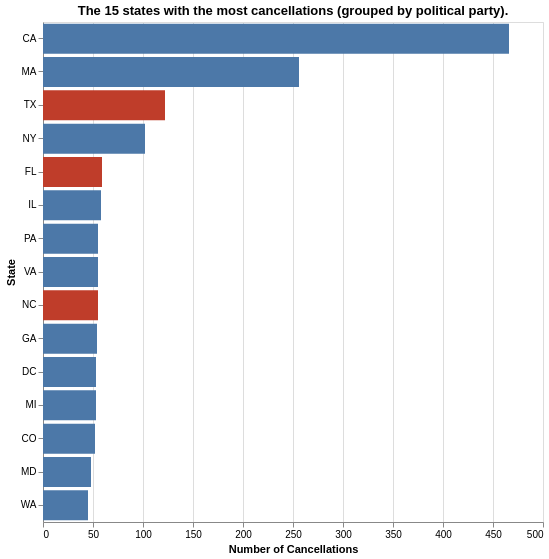

The code cell stored with this chart in its notebook:
### Markdown cell above
### Bar chart based on the political affiliation

### Code cell
top_15_cancellations_filtered = cancellations_filtered.sort_values(by='Cancellations', ascending=False).head(15).copy()

bar_chart_political = alt.Chart(top_15_cancellations_filtered).mark_bar().encode(
    x=alt.X('Cancellations:Q', title='Number of Cancellations'),
    y=alt.Y('State:N',
            title='State',
            sort='-x'
           ),

    color=alt.Color('Party:N',
                    title='Political Party',
                    scale=alt.Scale(domain=['Republican', 'Democrat'],
                                    range=['#bf3d2a', '#4c78a8']),
                    legend = None
                   ),

    tooltip=[
        alt.Tooltip('State:N'),
        alt.Tooltip('Party:N'),
        alt.Tooltip('Cancellations:Q', format=','),
        alt.Tooltip('Percentage Label:N', title='Total % of Cancellations')
    ]
).properties(
    title='The 15 states with the most cancellations (grouped by political party).',
    width=500,
    height=500
)

bar_chart_political

### Figure 1 — Vega-Lite specification as saved in the notebook (floating-point values rounded to 4 significant figures)
{"config": {"view": {"continuousWidth": 300, "continuousHeight": 300}}, "data": {"name": "data-0539daabf227e4badc66a5c8a625bb83"}, "mark": {"type": "bar"}, "encoding": {"color": {"field": "Party", "legend": null, "scale": {"domain": ["Republican", "Democrat"], "range": ["#bf3d2a", "#4c78a8"]}, "title": "Political Party", "type": "nominal"}, "tooltip": [{"field": "State", "type": "nominal"}, {"field": "Party", "type": "nominal"}, {"field": "Cancellations", "format": ",", "type": "quantitative"}, {"field": "Percentage Label", "title": "Total % of Cancellations", "type": "nominal"}], "x": {"field": "Cancellations", "title": "Number of Cancellations", "type": "quantitative"}, "y": {"field": "State", "sort": "-x", "title": "State", "type": "nominal"}}, "height": 500, "title": "The 15 states with the most cancellations (grouped by political party).", "width": 500, "$schema": "https://vega.github.io/schema/vega-lite/v5.20.1.json", "datasets": {"data-0539daabf227e4badc66a5c8a625bb83": [{"State": "CA", "Cancellations": 466, "id": 6, "Party": "Democrat"}, {"State": "MA", "Cancellations": 256, "id": 25, "Party": "Democrat"}, {"State": "TX", "Cancellations": 122, "id": 48, "Party": "Republican"}, {"State": "NY", "Cancellations": 102, "id": 36, "Party": "Democrat"}, {"State": "FL", "Cancellations": 59, "id": 12, "Party": "Republican"}, {"State": "IL", "Cancellations": 58, "id": 17, "Party": "Democrat"}, {"State": "PA", "Cancellations": 55, "id": 42, "Party": "Democrat"}, {"State": "VA", "Cancellations": 55, "id": 51, "Party": "Democrat"}, {"State": "NC", "Cancellations": 55, "id": 37, "Party": "Republican"}, {"State": "GA", "Cancellations": 54, "id": 13, "Party": "Democrat"}, {"State": "DC", "Cancellations": 53, "id": 11, "Party": "Democrat"}, {"State": "MI", "Cancellations": 53, "id": 26, "Party": "Democrat"}, {"State": "CO", "Cancellations": 52, "id": 8, "Party": "Democrat"}, {"State": "MD", "Cancellations": 48, "id": 24, "Party": "Democrat"}, {"State": "WA", "Cancellations": 45, "id": 53, "Party": "Democrat"}]}}
